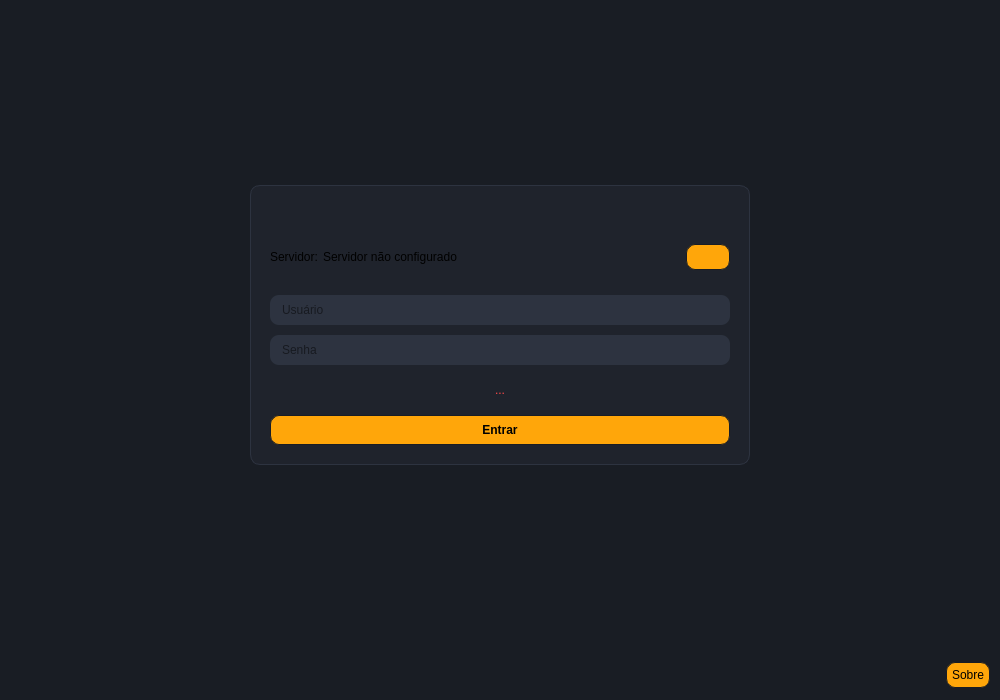
<?xml version="1.0" encoding="UTF-8"?>
<ui version="4.0">
 <class>Control</class>
 <widget class="QMainWindow" name="Control">
  <property name="geometry">
   <rect>
    <x>0</x>
    <y>0</y>
    <width>1000</width>
    <height>700</height>
   </rect>
  </property>
  <property name="minimumSize">
   <size>
    <width>800</width>
    <height>600</height>
   </size>
  </property>
  <property name="windowTitle">
   <string>NaxiStudio Control</string>
  </property>
  <property name="windowIcon">
   <iconset resource="resources/control.qrc">
    <normaloff>:/images/icons/control.svg</normaloff>:/images/icons/control.svg</iconset>
  </property>
  <property name="styleSheet">
   <string notr="true">QMainWindow, #centralWidget{
	background-color: #191D24;
}

QLineEdit{
	background-color: #2D3340;
	border: none;
	border-radius: 9px;
	padding: 7px 10px;
}

QPushButton{
	background-color: #2D3340;
	border: none;
	border-radius: 9px;
	padding: 5px;
	color: #fff;
}

QPushButton:hover{
	background-color: #292e38;
}</string>
  </property>
  <widget class="QWidget" name="centralWidget">
   <layout class="QVBoxLayout" name="verticalLayout">
    <property name="spacing">
     <number>0</number>
    </property>
    <property name="leftMargin">
     <number>0</number>
    </property>
    <property name="topMargin">
     <number>0</number>
    </property>
    <property name="rightMargin">
     <number>0</number>
    </property>
    <property name="bottomMargin">
     <number>0</number>
    </property>
    <item>
     <widget class="QStackedWidget" name="stackedWidget">
      <property name="currentIndex">
       <number>0</number>
      </property>
      <widget class="QWidget" name="login">
       <property name="styleSheet">
        <string notr="true">#loginArea{
	background-color: #1F232C;
	border: 1px solid #2D3340;
	border-radius: 10px;
}

QPushButton{
	background-color: #FFA60A;
	border: 1px solid #191D24;
	border-radius: 9px;
	color: #000;
}

QPushButton:hover{
	background-color: #ca8102;
	color: #000;
}

QPushButton::disabled{
	background-color: transparent;
	color: #ffffff;
	border: 1px solid transparent;
}

#btnLogin{
	padding: 7px 10px;
}

#labelLoginMessage{
	color: #FF4848;
}</string>
       </property>
       <layout class="QVBoxLayout" name="verticalLayout_2">
        <property name="spacing">
         <number>0</number>
        </property>
        <property name="leftMargin">
         <number>0</number>
        </property>
        <property name="topMargin">
         <number>0</number>
        </property>
        <property name="rightMargin">
         <number>0</number>
        </property>
        <property name="bottomMargin">
         <number>0</number>
        </property>
        <item alignment="Qt::AlignmentFlag::AlignHCenter|Qt::AlignmentFlag::AlignVCenter">
         <widget class="QWidget" name="loginArea" native="true">
          <property name="sizePolicy">
           <sizepolicy hsizetype="Preferred" vsizetype="Preferred">
            <horstretch>0</horstretch>
            <verstretch>0</verstretch>
           </sizepolicy>
          </property>
          <property name="minimumSize">
           <size>
            <width>500</width>
            <height>0</height>
           </size>
          </property>
          <layout class="QVBoxLayout" name="verticalLayout_5">
           <property name="spacing">
            <number>10</number>
           </property>
           <property name="leftMargin">
            <number>20</number>
           </property>
           <property name="topMargin">
            <number>20</number>
           </property>
           <property name="rightMargin">
            <number>20</number>
           </property>
           <property name="bottomMargin">
            <number>20</number>
           </property>
           <item alignment="Qt::AlignmentFlag::AlignHCenter">
            <widget class="QLabel" name="logoNaxiStudio">
             <property name="maximumSize">
              <size>
               <width>285</width>
               <height>50</height>
              </size>
             </property>
             <property name="text">
              <string/>
             </property>
             <property name="pixmap">
              <pixmap resource="resources/control.qrc">:/images/icons/logo-text.svg</pixmap>
             </property>
             <property name="scaledContents">
              <bool>true</bool>
             </property>
             <property name="alignment">
              <set>Qt::AlignmentFlag::AlignCenter</set>
             </property>
            </widget>
           </item>
           <item>
            <widget class="QWidget" name="server" native="true">
             <layout class="QHBoxLayout" name="horizontalLayout_3">
              <property name="spacing">
               <number>5</number>
              </property>
              <property name="leftMargin">
               <number>0</number>
              </property>
              <property name="topMargin">
               <number>15</number>
              </property>
              <property name="rightMargin">
               <number>0</number>
              </property>
              <property name="bottomMargin">
               <number>15</number>
              </property>
              <item>
               <widget class="QLabel" name="textServer">
                <property name="sizePolicy">
                 <sizepolicy hsizetype="Fixed" vsizetype="Preferred">
                  <horstretch>0</horstretch>
                  <verstretch>0</verstretch>
                 </sizepolicy>
                </property>
                <property name="text">
                 <string>Servidor:</string>
                </property>
               </widget>
              </item>
              <item>
               <widget class="QLabel" name="labelServer">
                <property name="sizePolicy">
                 <sizepolicy hsizetype="Expanding" vsizetype="Preferred">
                  <horstretch>0</horstretch>
                  <verstretch>0</verstretch>
                 </sizepolicy>
                </property>
                <property name="text">
                 <string>Servidor não configurado</string>
                </property>
               </widget>
              </item>
              <item>
               <widget class="QPushButton" name="btnConfigServer">
                <property name="sizePolicy">
                 <sizepolicy hsizetype="Fixed" vsizetype="Fixed">
                  <horstretch>0</horstretch>
                  <verstretch>0</verstretch>
                 </sizepolicy>
                </property>
                <property name="cursor">
                 <cursorShape>PointingHandCursor</cursorShape>
                </property>
                <property name="focusPolicy">
                 <enum>Qt::FocusPolicy::NoFocus</enum>
                </property>
                <property name="text">
                 <string/>
                </property>
                <property name="icon">
                 <iconset resource="resources/control.qrc">
                  <normaloff>:/images/icons/config.svg</normaloff>:/images/icons/config.svg</iconset>
                </property>
               </widget>
              </item>
             </layout>
            </widget>
           </item>
           <item>
            <widget class="QLineEdit" name="lineUser">
             <property name="placeholderText">
              <string>Usuário</string>
             </property>
            </widget>
           </item>
           <item>
            <widget class="QLineEdit" name="linePassword">
             <property name="echoMode">
              <enum>QLineEdit::EchoMode::Password</enum>
             </property>
             <property name="placeholderText">
              <string>Senha</string>
             </property>
            </widget>
           </item>
           <item>
            <widget class="QLabel" name="labelLoginMessage">
             <property name="sizePolicy">
              <sizepolicy hsizetype="Ignored" vsizetype="Fixed">
               <horstretch>0</horstretch>
               <verstretch>0</verstretch>
              </sizepolicy>
             </property>
             <property name="minimumSize">
              <size>
               <width>0</width>
               <height>30</height>
              </size>
             </property>
             <property name="maximumSize">
              <size>
               <width>16777215</width>
               <height>40</height>
              </size>
             </property>
             <property name="text">
              <string>...</string>
             </property>
             <property name="alignment">
              <set>Qt::AlignmentFlag::AlignCenter</set>
             </property>
            </widget>
           </item>
           <item>
            <widget class="QPushButton" name="btnLogin">
             <property name="sizePolicy">
              <sizepolicy hsizetype="Expanding" vsizetype="Fixed">
               <horstretch>0</horstretch>
               <verstretch>0</verstretch>
              </sizepolicy>
             </property>
             <property name="font">
              <font>
               <bold>true</bold>
              </font>
             </property>
             <property name="cursor">
              <cursorShape>PointingHandCursor</cursorShape>
             </property>
             <property name="focusPolicy">
              <enum>Qt::FocusPolicy::NoFocus</enum>
             </property>
             <property name="text">
              <string>Entrar</string>
             </property>
            </widget>
           </item>
          </layout>
         </widget>
        </item>
        <item>
         <widget class="QWidget" name="loginFooterBar" native="true">
          <property name="sizePolicy">
           <sizepolicy hsizetype="Expanding" vsizetype="Fixed">
            <horstretch>0</horstretch>
            <verstretch>0</verstretch>
           </sizepolicy>
          </property>
          <property name="minimumSize">
           <size>
            <width>0</width>
            <height>50</height>
           </size>
          </property>
          <property name="maximumSize">
           <size>
            <width>16777215</width>
            <height>50</height>
           </size>
          </property>
          <layout class="QHBoxLayout" name="horizontalLayout_4">
           <property name="spacing">
            <number>5</number>
           </property>
           <property name="leftMargin">
            <number>10</number>
           </property>
           <property name="topMargin">
            <number>10</number>
           </property>
           <property name="rightMargin">
            <number>10</number>
           </property>
           <property name="bottomMargin">
            <number>10</number>
           </property>
           <item>
            <widget class="QLabel" name="label">
             <property name="sizePolicy">
              <sizepolicy hsizetype="Expanding" vsizetype="Preferred">
               <horstretch>0</horstretch>
               <verstretch>0</verstretch>
              </sizepolicy>
             </property>
             <property name="text">
              <string/>
             </property>
            </widget>
           </item>
           <item>
            <widget class="QPushButton" name="btnLoginAbout">
             <property name="cursor">
              <cursorShape>PointingHandCursor</cursorShape>
             </property>
             <property name="focusPolicy">
              <enum>Qt::FocusPolicy::NoFocus</enum>
             </property>
             <property name="text">
              <string>Sobre</string>
             </property>
             <property name="icon">
              <iconset resource="resources/control.qrc">
               <normaloff>:/images/icons/about-black.svg</normaloff>:/images/icons/about-black.svg</iconset>
             </property>
            </widget>
           </item>
          </layout>
         </widget>
        </item>
       </layout>
      </widget>
      <widget class="QWidget" name="config">
       <layout class="QVBoxLayout" name="verticalLayout_6">
        <item>
         <widget class="QPushButton" name="btnConfigBack">
          <property name="focusPolicy">
           <enum>Qt::FocusPolicy::NoFocus</enum>
          </property>
          <property name="text">
           <string>Voltar</string>
          </property>
         </widget>
        </item>
       </layout>
      </widget>
      <widget class="QWidget" name="dashboard">
       <property name="styleSheet">
        <string notr="true">#mainTopBar{
	background-color: #1F232C;
	border-bottom: 1px solid #2D3340;
}

#mainMenu{
	border-right: 1px solid #2D3340;
}

#mainMenu QPushButton{
	padding: 7px;
}</string>
       </property>
       <layout class="QVBoxLayout" name="verticalLayout_3">
        <property name="spacing">
         <number>0</number>
        </property>
        <property name="leftMargin">
         <number>0</number>
        </property>
        <property name="topMargin">
         <number>0</number>
        </property>
        <property name="rightMargin">
         <number>0</number>
        </property>
        <property name="bottomMargin">
         <number>0</number>
        </property>
        <item>
         <widget class="QWidget" name="mainTopBar" native="true">
          <property name="sizePolicy">
           <sizepolicy hsizetype="Expanding" vsizetype="Fixed">
            <horstretch>0</horstretch>
            <verstretch>0</verstretch>
           </sizepolicy>
          </property>
          <property name="minimumSize">
           <size>
            <width>0</width>
            <height>50</height>
           </size>
          </property>
          <property name="maximumSize">
           <size>
            <width>16777215</width>
            <height>50</height>
           </size>
          </property>
          <layout class="QHBoxLayout" name="horizontalLayout_2">
           <property name="spacing">
            <number>5</number>
           </property>
           <property name="leftMargin">
            <number>10</number>
           </property>
           <property name="topMargin">
            <number>10</number>
           </property>
           <property name="rightMargin">
            <number>10</number>
           </property>
           <property name="bottomMargin">
            <number>10</number>
           </property>
           <item>
            <widget class="QLabel" name="logoTop">
             <property name="minimumSize">
              <size>
               <width>171</width>
               <height>30</height>
              </size>
             </property>
             <property name="maximumSize">
              <size>
               <width>171</width>
               <height>30</height>
              </size>
             </property>
             <property name="text">
              <string/>
             </property>
             <property name="pixmap">
              <pixmap resource="resources/control.qrc">:/images/icons/logo-text.svg</pixmap>
             </property>
             <property name="scaledContents">
              <bool>true</bool>
             </property>
             <property name="textInteractionFlags">
              <set>Qt::TextInteractionFlag::NoTextInteraction</set>
             </property>
            </widget>
           </item>
           <item>
            <spacer name="topHSpacer">
             <property name="orientation">
              <enum>Qt::Orientation::Horizontal</enum>
             </property>
             <property name="sizeHint" stdset="0">
              <size>
               <width>40</width>
               <height>20</height>
              </size>
             </property>
            </spacer>
           </item>
           <item alignment="Qt::AlignmentFlag::AlignVCenter">
            <widget class="QLabel" name="labelUserIcon">
             <property name="sizePolicy">
              <sizepolicy hsizetype="Fixed" vsizetype="Fixed">
               <horstretch>0</horstretch>
               <verstretch>0</verstretch>
              </sizepolicy>
             </property>
             <property name="minimumSize">
              <size>
               <width>18</width>
               <height>18</height>
              </size>
             </property>
             <property name="maximumSize">
              <size>
               <width>18</width>
               <height>18</height>
              </size>
             </property>
             <property name="text">
              <string/>
             </property>
             <property name="pixmap">
              <pixmap resource="resources/control.qrc">:/images/icons/user.svg</pixmap>
             </property>
             <property name="scaledContents">
              <bool>true</bool>
             </property>
            </widget>
           </item>
           <item>
            <widget class="QLabel" name="labelTopNameUser">
             <property name="text">
              <string>name</string>
             </property>
            </widget>
           </item>
           <item>
            <spacer name="horizontalSpacer">
             <property name="orientation">
              <enum>Qt::Orientation::Horizontal</enum>
             </property>
             <property name="sizeType">
              <enum>QSizePolicy::Policy::Fixed</enum>
             </property>
             <property name="sizeHint" stdset="0">
              <size>
               <width>10</width>
               <height>20</height>
              </size>
             </property>
            </spacer>
           </item>
           <item>
            <widget class="QPushButton" name="btnLogout">
             <property name="sizePolicy">
              <sizepolicy hsizetype="Preferred" vsizetype="Fixed">
               <horstretch>0</horstretch>
               <verstretch>0</verstretch>
              </sizepolicy>
             </property>
             <property name="cursor">
              <cursorShape>PointingHandCursor</cursorShape>
             </property>
             <property name="focusPolicy">
              <enum>Qt::FocusPolicy::NoFocus</enum>
             </property>
             <property name="text">
              <string> Sair</string>
             </property>
             <property name="icon">
              <iconset resource="resources/control.qrc">
               <normaloff>:/images/icons/logout.svg</normaloff>:/images/icons/logout.svg</iconset>
             </property>
            </widget>
           </item>
          </layout>
         </widget>
        </item>
        <item>
         <widget class="QWidget" name="content" native="true">
          <property name="sizePolicy">
           <sizepolicy hsizetype="Expanding" vsizetype="Expanding">
            <horstretch>0</horstretch>
            <verstretch>0</verstretch>
           </sizepolicy>
          </property>
          <layout class="QHBoxLayout" name="horizontalLayout">
           <property name="spacing">
            <number>0</number>
           </property>
           <property name="leftMargin">
            <number>0</number>
           </property>
           <property name="topMargin">
            <number>0</number>
           </property>
           <property name="rightMargin">
            <number>0</number>
           </property>
           <property name="bottomMargin">
            <number>0</number>
           </property>
           <item>
            <widget class="QWidget" name="mainMenu" native="true">
             <property name="sizePolicy">
              <sizepolicy hsizetype="Fixed" vsizetype="Expanding">
               <horstretch>0</horstretch>
               <verstretch>0</verstretch>
              </sizepolicy>
             </property>
             <property name="minimumSize">
              <size>
               <width>200</width>
               <height>0</height>
              </size>
             </property>
             <layout class="QVBoxLayout" name="verticalLayout_4">
              <property name="spacing">
               <number>7</number>
              </property>
              <property name="leftMargin">
               <number>10</number>
              </property>
              <property name="topMargin">
               <number>10</number>
              </property>
              <property name="rightMargin">
               <number>10</number>
              </property>
              <property name="bottomMargin">
               <number>10</number>
              </property>
              <item>
               <widget class="QPushButton" name="btnCatalog">
                <property name="cursor">
                 <cursorShape>PointingHandCursor</cursorShape>
                </property>
                <property name="focusPolicy">
                 <enum>Qt::FocusPolicy::NoFocus</enum>
                </property>
                <property name="text">
                 <string> Catálogo</string>
                </property>
                <property name="icon">
                 <iconset resource="resources/control.qrc">
                  <normaloff>:/images/icons/catalog.svg</normaloff>:/images/icons/catalog.svg</iconset>
                </property>
                <property name="iconSize">
                 <size>
                  <width>20</width>
                  <height>20</height>
                 </size>
                </property>
               </widget>
              </item>
              <item>
               <widget class="QPushButton" name="btnMusical">
                <property name="cursor">
                 <cursorShape>PointingHandCursor</cursorShape>
                </property>
                <property name="focusPolicy">
                 <enum>Qt::FocusPolicy::NoFocus</enum>
                </property>
                <property name="text">
                 <string> Programação</string>
                </property>
                <property name="icon">
                 <iconset resource="resources/control.qrc">
                  <normaloff>:/images/icons/music.svg</normaloff>:/images/icons/music.svg</iconset>
                </property>
                <property name="iconSize">
                 <size>
                  <width>20</width>
                  <height>20</height>
                 </size>
                </property>
               </widget>
              </item>
              <item>
               <widget class="QPushButton" name="btnCommercial">
                <property name="cursor">
                 <cursorShape>PointingHandCursor</cursorShape>
                </property>
                <property name="focusPolicy">
                 <enum>Qt::FocusPolicy::NoFocus</enum>
                </property>
                <property name="text">
                 <string> Comercial</string>
                </property>
                <property name="icon">
                 <iconset resource="resources/control.qrc">
                  <normaloff>:/images/icons/commercial.svg</normaloff>:/images/icons/commercial.svg</iconset>
                </property>
                <property name="iconSize">
                 <size>
                  <width>20</width>
                  <height>20</height>
                 </size>
                </property>
               </widget>
              </item>
              <item>
               <widget class="QPushButton" name="btnReport">
                <property name="cursor">
                 <cursorShape>PointingHandCursor</cursorShape>
                </property>
                <property name="focusPolicy">
                 <enum>Qt::FocusPolicy::NoFocus</enum>
                </property>
                <property name="text">
                 <string> Relatórios</string>
                </property>
                <property name="icon">
                 <iconset resource="resources/control.qrc">
                  <normaloff>:/images/icons/document.svg</normaloff>:/images/icons/document.svg</iconset>
                </property>
                <property name="iconSize">
                 <size>
                  <width>20</width>
                  <height>20</height>
                 </size>
                </property>
                <property name="checkable">
                 <bool>false</bool>
                </property>
               </widget>
              </item>
              <item>
               <widget class="QPushButton" name="pushButton">
                <property name="cursor">
                 <cursorShape>PointingHandCursor</cursorShape>
                </property>
                <property name="focusPolicy">
                 <enum>Qt::FocusPolicy::NoFocus</enum>
                </property>
                <property name="text">
                 <string>Usuários</string>
                </property>
                <property name="icon">
                 <iconset resource="resources/control.qrc">
                  <normaloff>:/images/icons/user.svg</normaloff>:/images/icons/user.svg</iconset>
                </property>
                <property name="iconSize">
                 <size>
                  <width>20</width>
                  <height>20</height>
                 </size>
                </property>
               </widget>
              </item>
              <item>
               <widget class="QPushButton" name="btnSettings">
                <property name="cursor">
                 <cursorShape>PointingHandCursor</cursorShape>
                </property>
                <property name="focusPolicy">
                 <enum>Qt::FocusPolicy::NoFocus</enum>
                </property>
                <property name="text">
                 <string> Configurações</string>
                </property>
                <property name="icon">
                 <iconset resource="resources/control.qrc">
                  <normaloff>:/images/icons/config-line.svg</normaloff>:/images/icons/config-line.svg</iconset>
                </property>
                <property name="iconSize">
                 <size>
                  <width>20</width>
                  <height>20</height>
                 </size>
                </property>
               </widget>
              </item>
              <item>
               <spacer name="menuVSpacer">
                <property name="orientation">
                 <enum>Qt::Orientation::Vertical</enum>
                </property>
                <property name="sizeHint" stdset="0">
                 <size>
                  <width>20</width>
                  <height>40</height>
                 </size>
                </property>
               </spacer>
              </item>
              <item>
               <widget class="QPushButton" name="btnAbout">
                <property name="cursor">
                 <cursorShape>PointingHandCursor</cursorShape>
                </property>
                <property name="focusPolicy">
                 <enum>Qt::FocusPolicy::NoFocus</enum>
                </property>
                <property name="text">
                 <string> Sobre</string>
                </property>
                <property name="icon">
                 <iconset resource="resources/control.qrc">
                  <normaloff>:/images/icons/about.svg</normaloff>:/images/icons/about.svg</iconset>
                </property>
                <property name="iconSize">
                 <size>
                  <width>20</width>
                  <height>20</height>
                 </size>
                </property>
               </widget>
              </item>
             </layout>
            </widget>
           </item>
           <item>
            <widget class="QStackedWidget" name="mainBody">
             <property name="sizePolicy">
              <sizepolicy hsizetype="Expanding" vsizetype="Expanding">
               <horstretch>0</horstretch>
               <verstretch>0</verstretch>
              </sizepolicy>
             </property>
             <property name="currentIndex">
              <number>0</number>
             </property>
             <widget class="QWidget" name="page"/>
             <widget class="QWidget" name="page_2"/>
            </widget>
           </item>
          </layout>
         </widget>
        </item>
       </layout>
      </widget>
     </widget>
    </item>
   </layout>
  </widget>
 </widget>
 <resources>
  <include location="resources/control.qrc"/>
 </resources>
 <connections/>
</ui>
